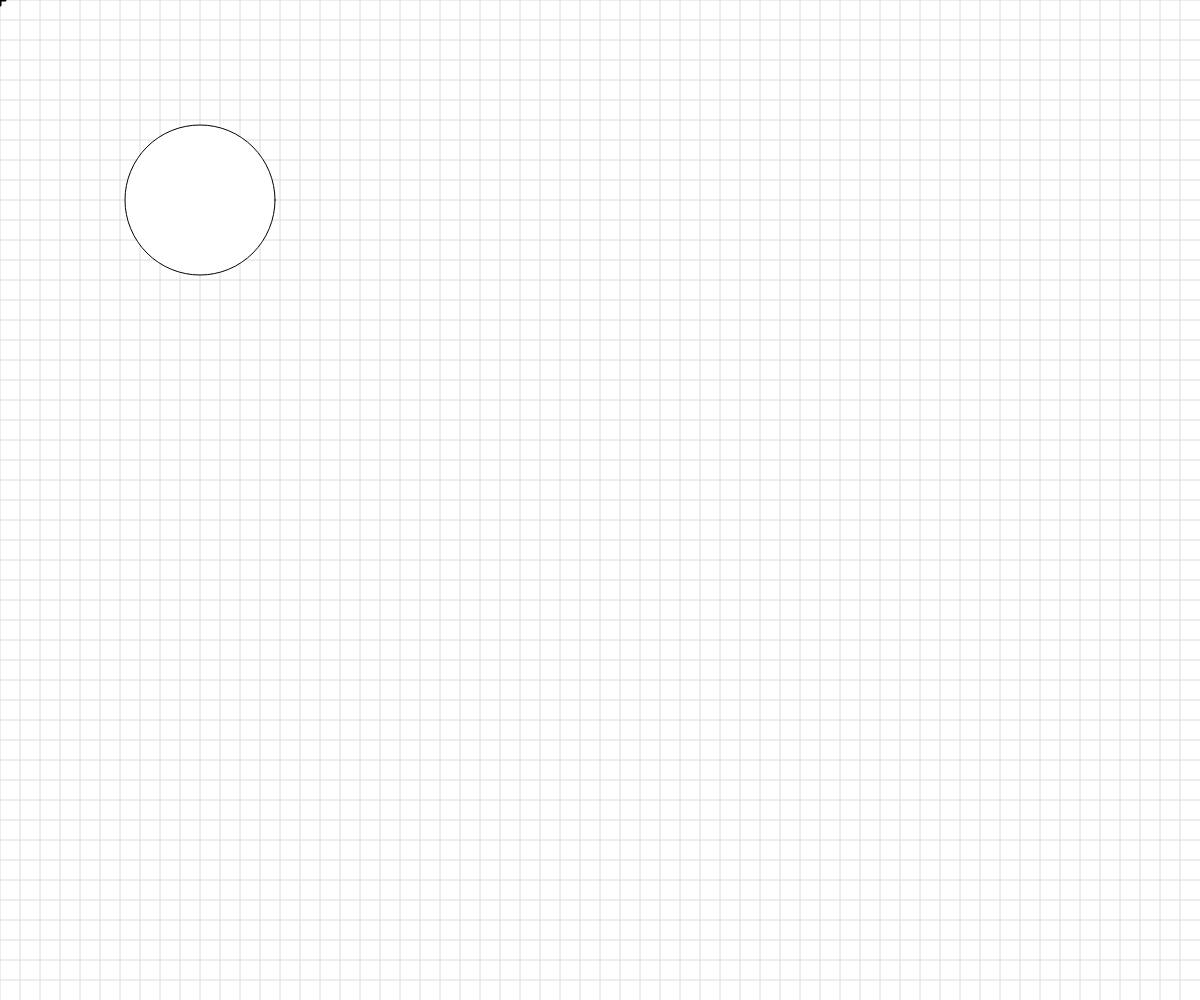
Frame 1 (no input)
Frame 60 (no input): identical to frame 1, image omitted
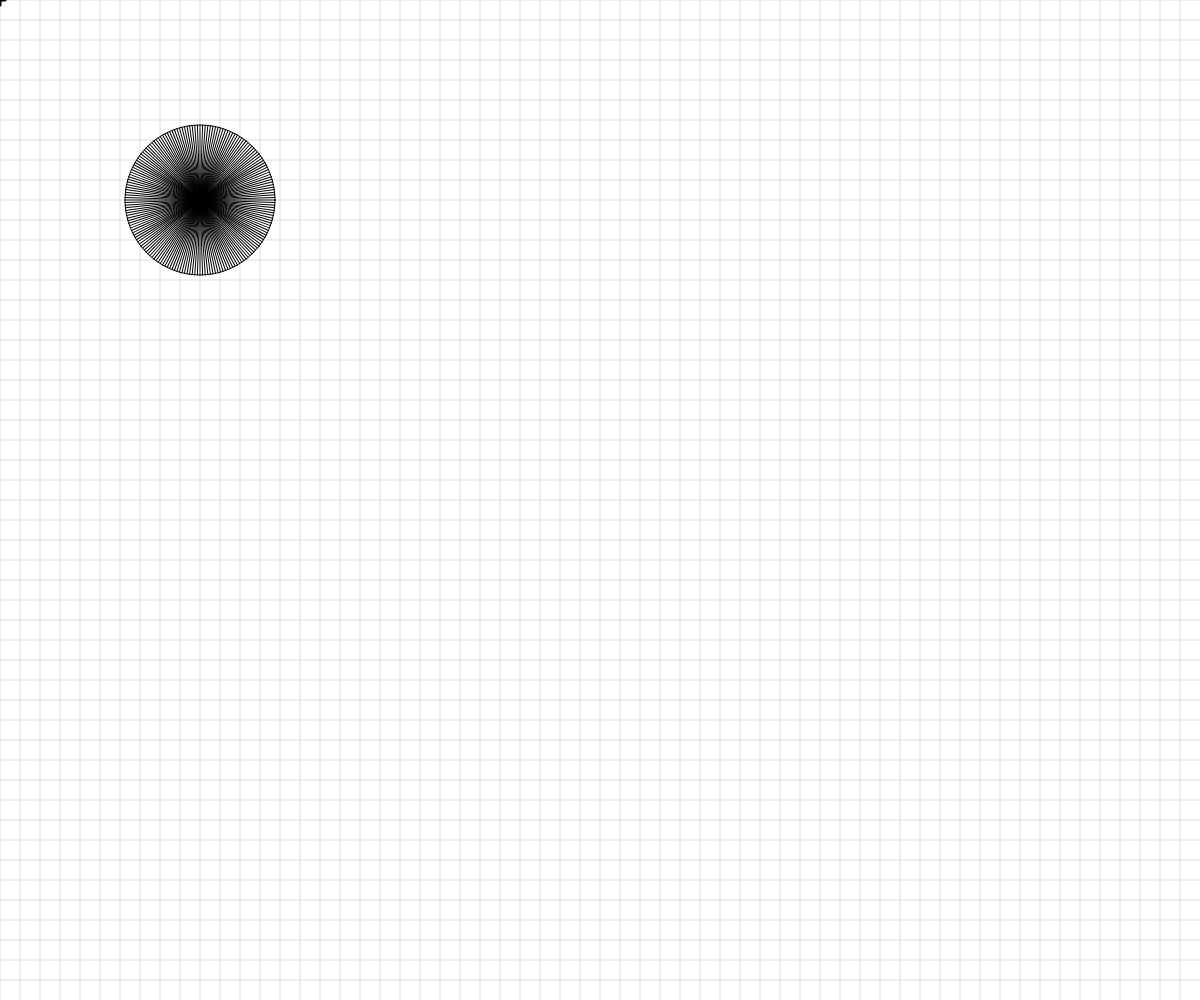
Frame 120 (the mouse pressed at the canvas centre since frame 60)

The p5.js sketch that drew these frames (run headless with seeded random() and noise() and a simulated clock; from frame 60 on, the mouse is pressed at the canvas centre):

// p5.js sketch
// ── sketch.js
// Basic Transformations Sandbox


let originalSpacing = 20;


function setup() {
  createCanvas(windowWidth, windowHeight);
}

function draw() {
  background(255);
  drawBasicGrid(220);

  //transformation one: TRANSLATION
  // push();
  // translate(120,120);
  // drawBasicGrid(150);
  // rectangleRed(40,20);
  // pop();
  // rectangleBlue(40,20);

  // //add push()  pop()
  // //transformation two: SCALE
  // push();
  // rectMode(CORNER);
  // rectangleRed(40,0);
  // let scaleFactor = 2.5;
  // scale(scaleFactor);
  // drawBasicGrid(100);
  // rectangleBlue(0,0);
  // rectMode(CENTER);
  // translate(40,40);
  // let scaleFactor = map(mouseX, 0, width, 0 , 4);
  // scale(scaleFactor);
  // drawBasicGrid(150);
  // rectangleRed(0,0);
  // pop();
  //transformation three: ROTATION
  //reminder: rotations are measured in radians, not degrees! Functions can help with the conversion...
  angleMode(DEGREES);
  // push();
  // rectangleRed(20,20);
  // translate(200,200);
  // drawBasicGrid(180);
  // rotate(frameCount%360);
  // drawBasicGrid(140);
  // face(0);
  // pop();
  //Combinations of Transformations
  // push();
  // scale(5);
  // rotate(45);
  // translate(100,100);
  // face(0);
  // pop();

  push();
  translate(200,200);
  circle(0,0,150);
  rotate(frameCount);
  let numSpokes = map(mouseX,0,width,0, 360);
  numSpokes = floor(numSpokes);
  for(let i=0; i<numSpokes; i++){
    line(0,0,75,0);
    rotate(360/numSpokes);
  }
}


function face(x, y) {
  //draw a face at x,y
  push();
  translate(x,y);
  ellipseMode(CENTER);
  fill(200,200,0);
  stroke(0);
  ellipse(0,0,80,80);
  fill(90, 140, 30, 220);
  triangle(-20, 20, 20, 20, 0, 30);
  fill(0);
  ellipse(-25,0,10,10);
  ellipse(25,0,10,10);
  strokeWeight(5);
  line(-30,-10,30,-10);
  strokeWeight(1);
  pop();

}

function rectangleRed(x, y) {
  //draw a red rectangle at x,y (sized 50 pixels square) - to visualize what happens to the coordinate system
  //when different basic transformations are applied.
  noStroke();
  fill(255, 0, 0, 150);
  rect(x, y, 50, 50);

}

function rectangleBlue(x, y) {
  //draw a red rectangle at x,y (sized 50 pixels square) - to visualize what happens to the coordinate system
  //when different basic transformations are applied.
  noStroke();
  fill(0, 0, 255, 150);
  rect(x, y, 50, 50);

}

function drawBasicGrid(shade) {
  //draw the normal cartesian Coordinate Grid, in a light color. Spaced at 20 px by default
  stroke(shade);
  for (let x = 0; x < width; x += 20) {
    line(x, 0, x, height);
  }
  for (let y = 0; y < height; y += 20) {
    line(0, y, width, y);
  }

  //Draw "X" at the origin
  strokeWeight(3);
  stroke(0);
  line(-5,0,5,0);
  line(0,5,0,-5);
  strokeWeight(1);
}
